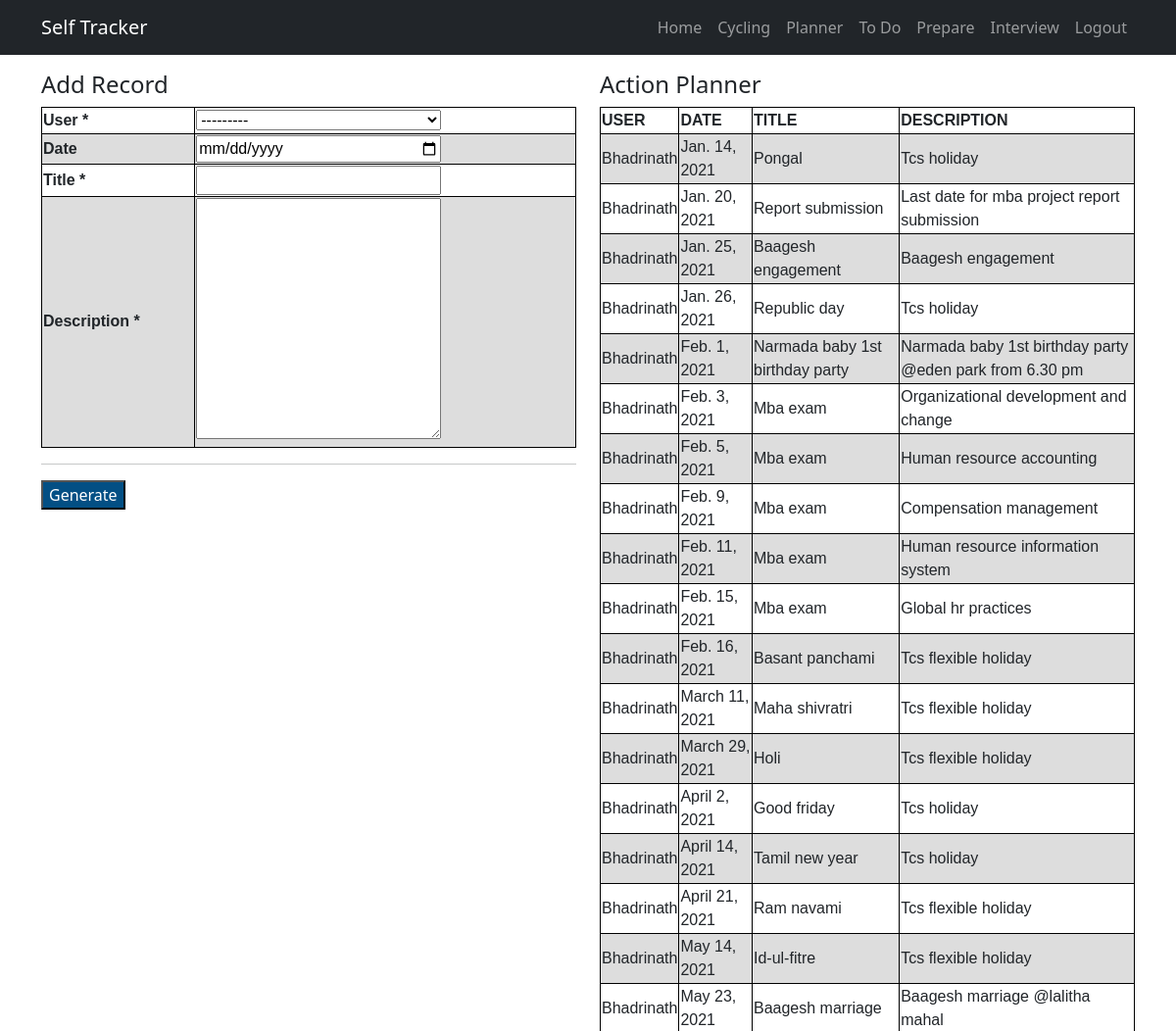
The app's page /action (signed in, upper part), older data.
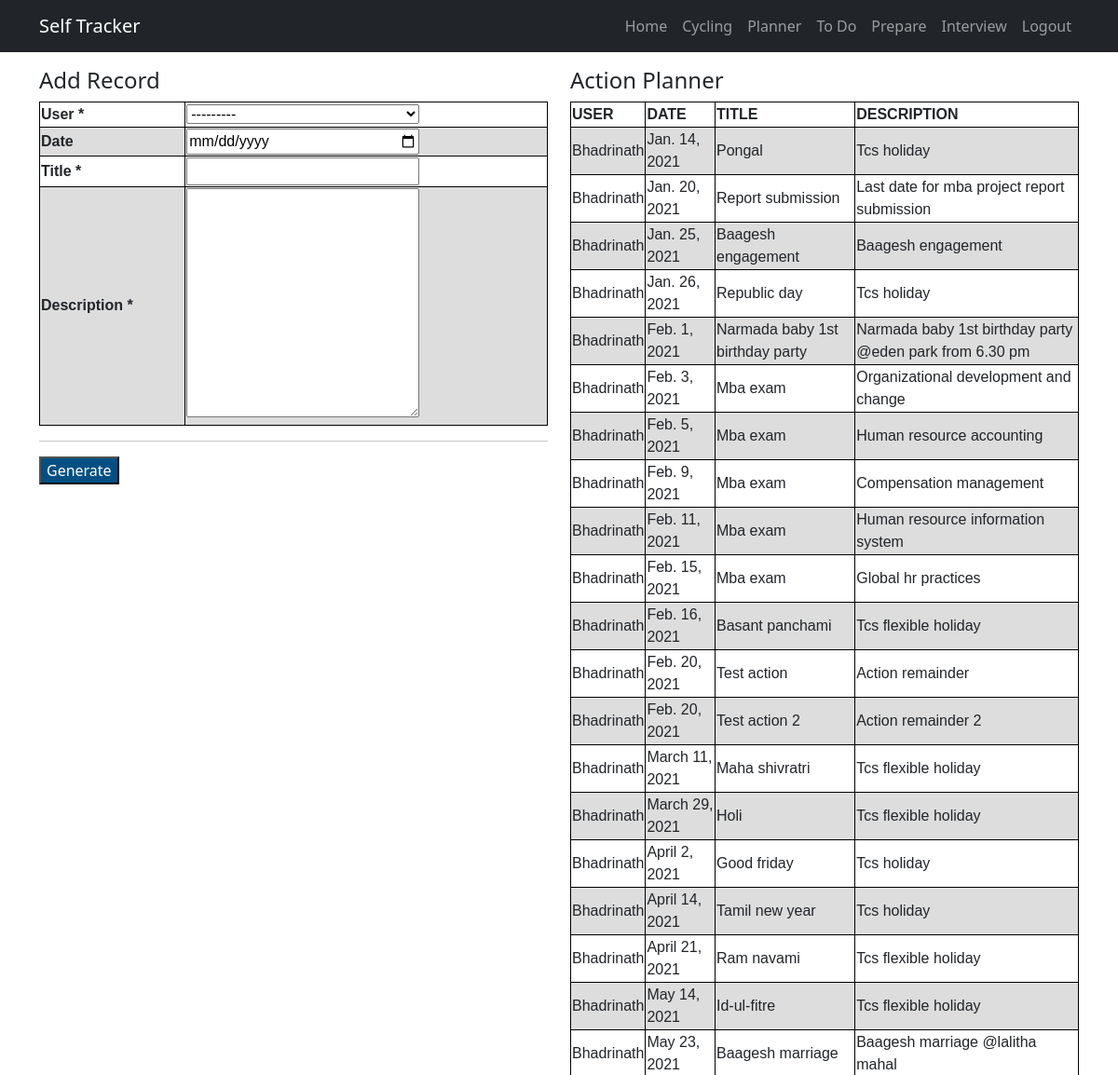
The same page, newer data.
### tracker/models.py (models this page shows)
class ActionPlanner(models.Model):
    user=models.ForeignKey(User,on_delete=models.CASCADE)
    date=models.DateField()
    title= models.CharField(max_length=100)
    description = models.TextField()

### tracker/views.py (the view, shortened to what this page needs)
# urls.py: path('action',Action.as_view(),name='action'),
class Action(View):
    template_name='actionplanner.html'
    def get(self,request):
        if not request.user.is_authenticated:
            return redirect('/accounts/login')
        form = ActionPlannerForm(None)
        action_obj = ActionPlanner.objects.filter(user=request.user).order_by("date")
        return render(request,self.template_name,{"actions": action_obj,"form": form})

### tracker/forms.py
class ActionPlannerForm(forms.ModelForm):
    date= forms.DateField(
            widget=forms.TextInput(
                attrs={'type': 'date'}
            ), required=False
        )
    def __init__(self, *args, **kwargs):
        super(ActionPlannerForm, self).__init__(*args, **kwargs)
        for visible in self.visible_fields():
            visible.field.widget.attrs['class'] = 'narrow-select'
    class Meta:
        model = ActionPlanner
        fields = '__all__'

### tracker/templates/actionplanner.html (shortened to what this page needs)
{% extends 'layout.html' %}
{% block content %}
<main class="container mt-3">
    <div class="row">
        <div class="col-md-6">
            <h4>Add Record</h4>
            <div class="list-group">
            	{% if form %}
	            	<form method='POST' action='' enctype='multipart/form-data'>
	                <table>
					{% for field in form %}
					<tr>
					<th>
					{{field.label}} {% if field.field.required %} * {% endif %}
					</th>
					<td>
					{{field}}
					</td>
					</tr>
					{% endfor %}
					</table>
					<hr />
					<input type='submit' value='Generate' style="background:#034f84;color:white;"/>
					</form>
					<br/>
            	{% endif %}
            	<br/>
            </div>
        </div>
        <div class="col-md-6">
            <h4>Action Planner</h4>
            <ul class="list-group">
                {% if actions %}
                <div style="overflow-x:auto;">
                	<table>
                	<tr>
                	<th>USER</th>
                	<th>DATE</th>
                	<th>TITLE</th>
                	<th>DESCRIPTION</th>
                	</tr>
                	{% for action in actions %}
                	<tr>
                    <td>{{action.user}}</td>
                    <td>{{action.date}}</td>
                    <td>{{action.title|lower|capfirst }}</td>
                    <td>{{action.description|lower|capfirst }}</td>
                    </tr>
                    {% endfor %}
                	</table>
                </div>
                {% endif %}
            </ul>
            <br />
        </div>
    </div>
</main>
{% endblock %}

Row changes from the older to the newer data that the page shows:
added ActionPlanner: user "Bhadrinath", date "Feb. 20, 2021", title "Test action", description "Action remainder"
added ActionPlanner: user "Bhadrinath", date "Feb. 20, 2021", title "Test action 2", description "Action remainder 2"
